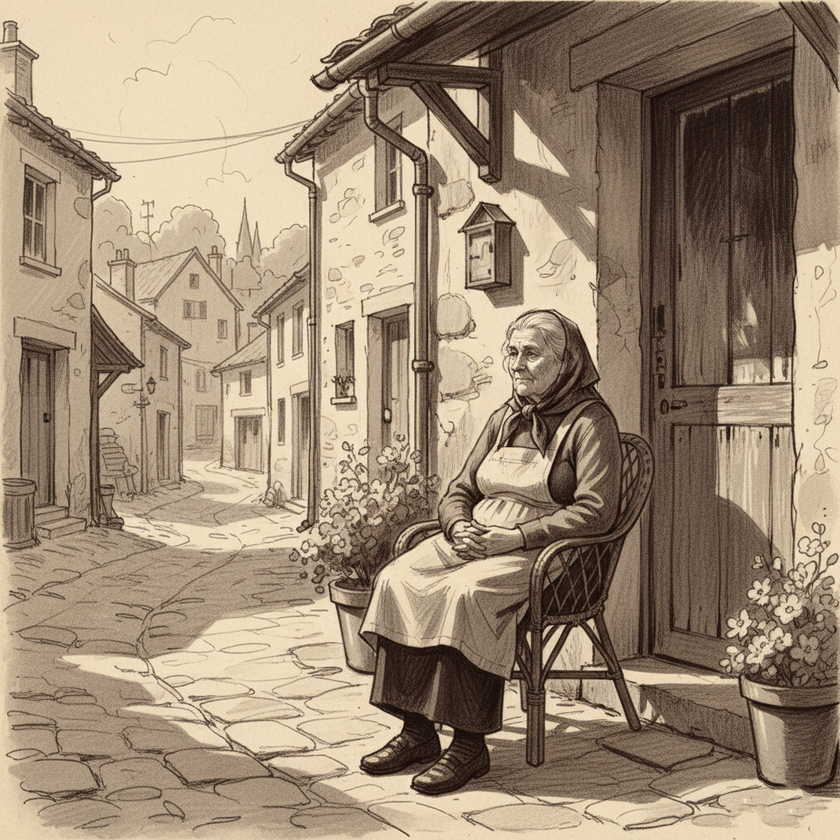
#> input picture assets/08BORACARBON/08boracarbon_004.png, 840 x 840 px, shrunk from 1024 x 1024 before the run
$ python fix_boracarbon_poster.py
#> lines starting #> are read from the running program, lines starting #| are printed output that depends on the picture
import os
from PIL import Image, ImageOps

def fix_poster():
    input_path = os.path.join("assets", "08BORACARBON", "08boracarbon_004.png")
    output_dir = os.path.join("assets_poster", "08BORACARBON")
    output_path = os.path.join(output_dir, "08boracarbon_004_POSTER.png")

    if not os.path.exists(output_dir):
        os.makedirs(output_dir)

    print(f"Reading: {input_path}")
    img = Image.open(input_path)
#> img is the input picture: PIL image 840x840 RGB; mean R, G, B 158.4, 140, 118.1

    # Force convert to RGB to drop weird modes or profiles
    if img.mode != 'RGB':
        img = img.convert('RGB')

    # Calculate border
    border_percent = 0.035
    short_side = min(img.size)
#> short_side = 840
    border_px = int(short_side * border_percent)
#> border_px = 29

    print(f"Adding border: {border_px}px")
#| Adding border: 29px
    poster_img = ImageOps.expand(img, border=border_px, fill='white')
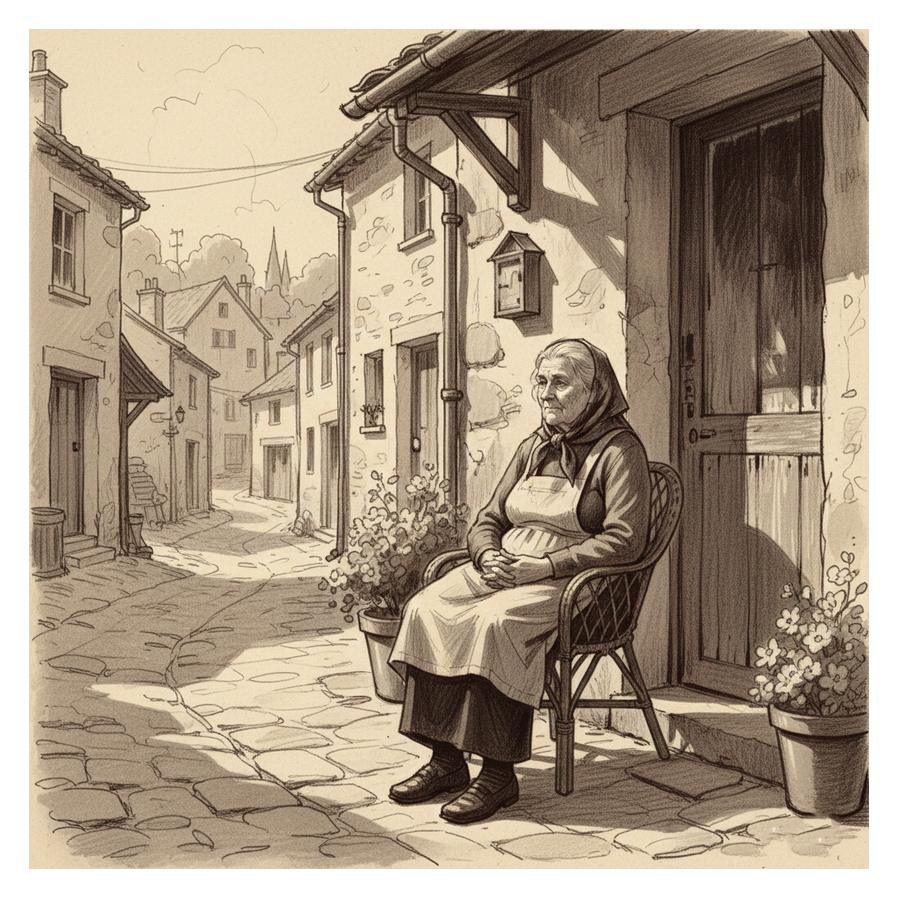
#> poster_img: PIL image 898x898 RGB; mean R, G, B 170.5, 154.3, 135.2

    # Save without ICC profile to be safe for mobile
    print(f"Saving to: {output_path}")
    poster_img.save(output_path, format="PNG", optimize=True)
    print("Done.")

if __name__ == "__main__":
    fix_poster()

$ run again, with assets/08BORACARBON/08boracarbon_001.png copied over assets/08BORACARBON/08boracarbon_004.png
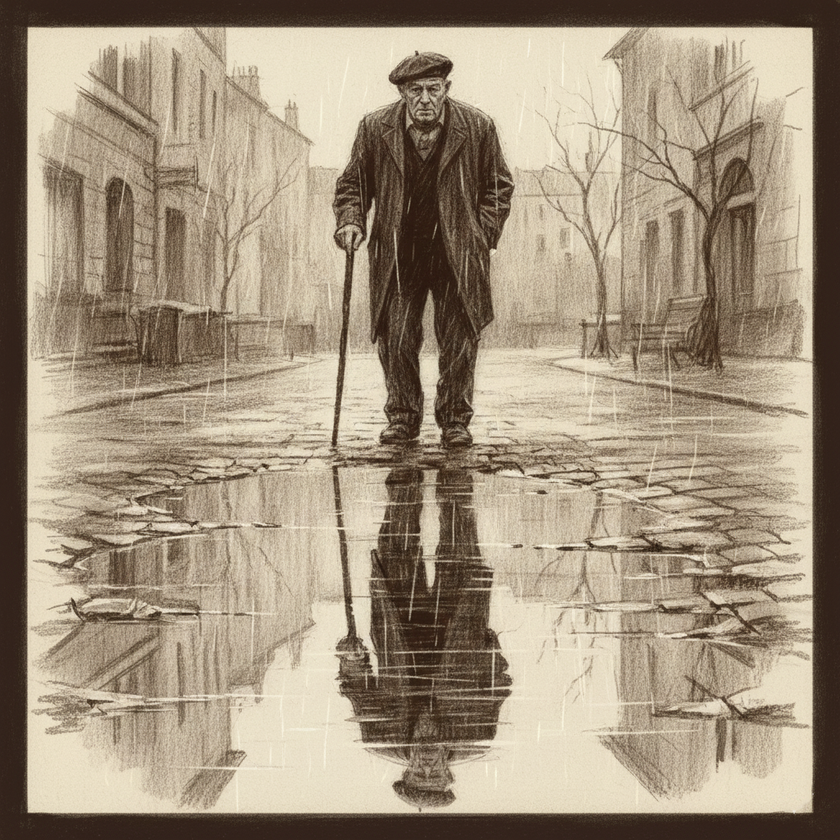
#> input picture assets/08BORACARBON/08boracarbon_001.png, 840 x 840 px, shrunk from 1024 x 1024 before the run
#> in fix_poster, img is the input picture: PIL image 840x840 RGB; mean R, G, B 162.1, 147.1, 126.2
#| Adding border: 29px
#> in fix_poster, `poster_img = ImageOps.expand(img, border=border_px, fill='white')`:
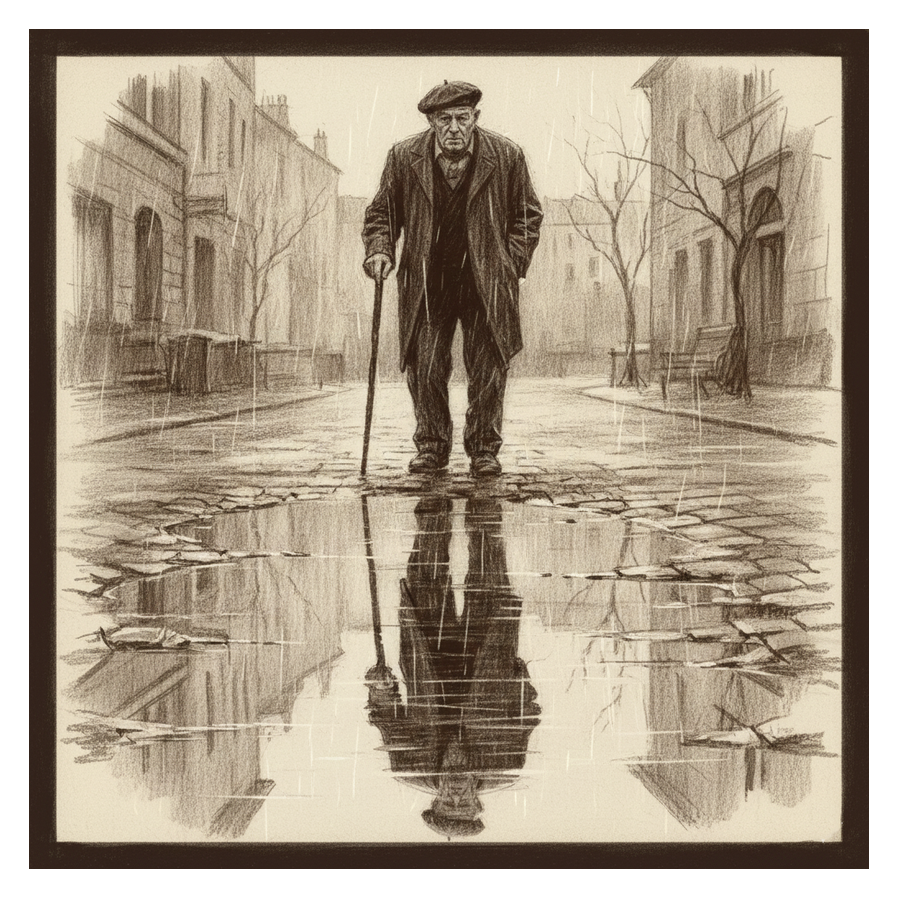
#> poster_img: PIL image 898x898 RGB; mean R, G, B 173.7, 160.6, 142.3

$ run again, with assets/08BORACARBON/08boracarbon_003.png copied over assets/08BORACARBON/08boracarbon_004.png
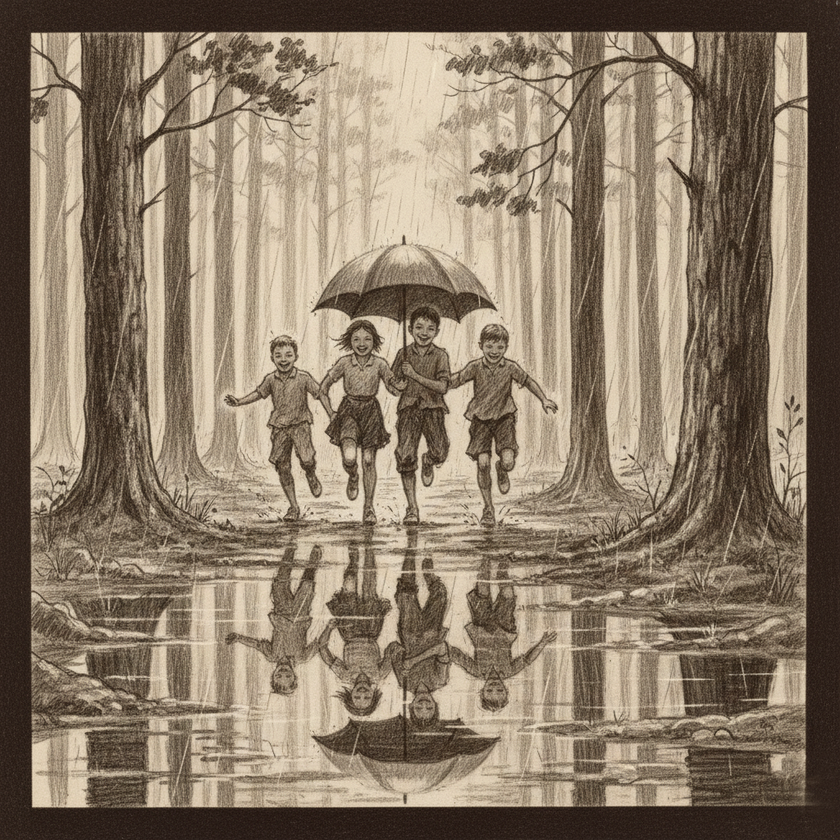
#> input picture assets/08BORACARBON/08boracarbon_003.png, 840 x 840 px, shrunk from 1024 x 1024 before the run
#> in fix_poster, img is the input picture: PIL image 840x840 RGB; mean R, G, B 138.6, 122.9, 104
#| Adding border: 29px
#> in fix_poster, `poster_img = ImageOps.expand(img, border=border_px, fill='white')`:
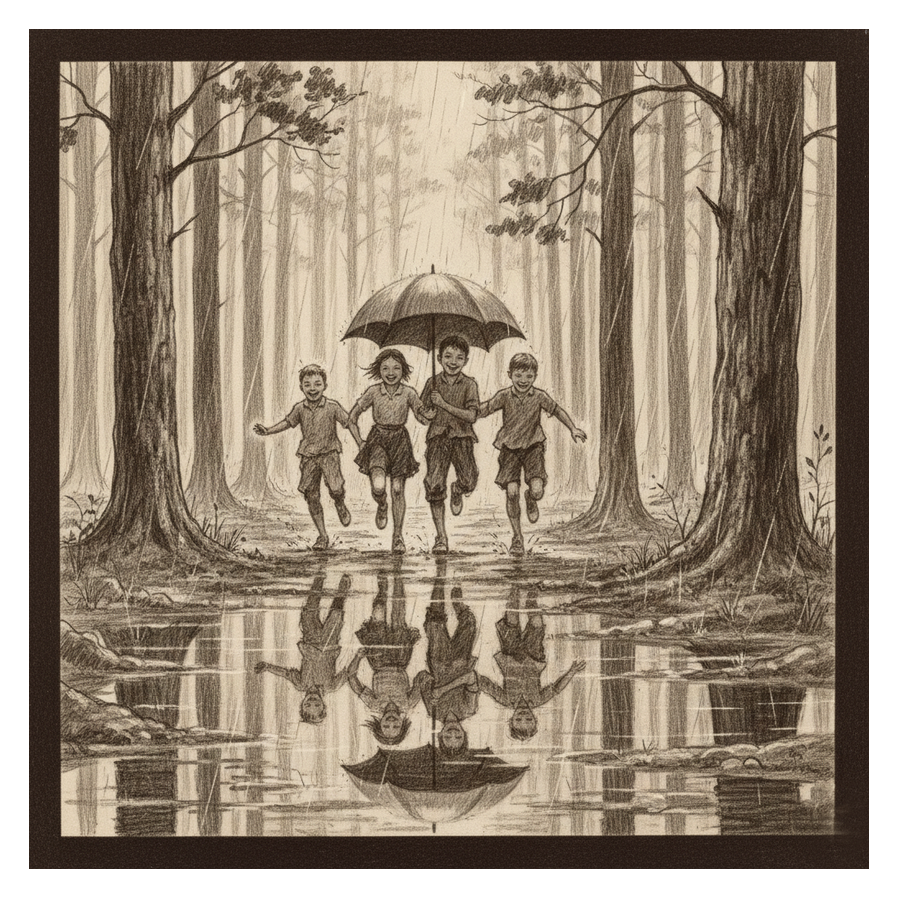
#> poster_img: PIL image 898x898 RGB; mean R, G, B 153.1, 139.4, 122.9
